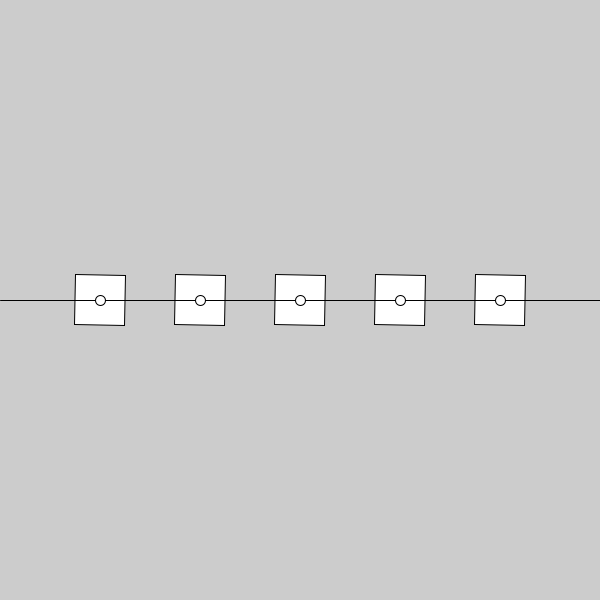
Frame 1 (no input)
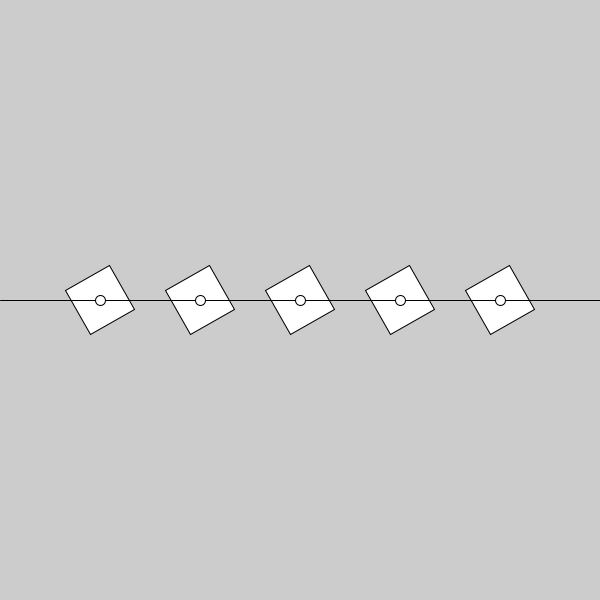
Frame 60 (the mouse pressed at the canvas centre just before this capture)
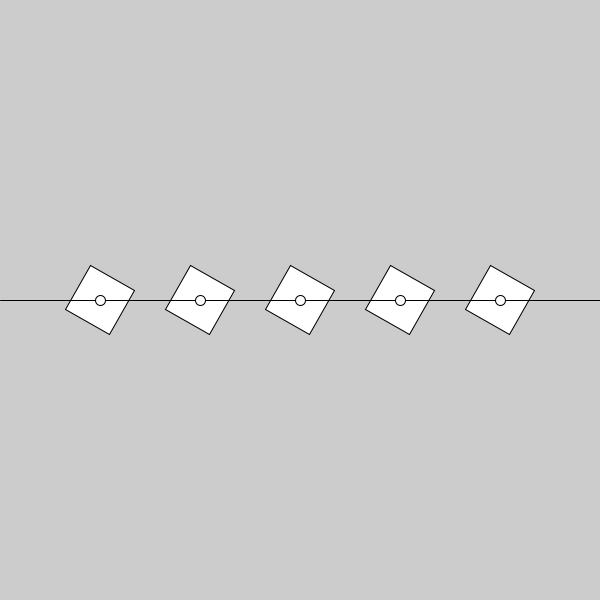
Frame 120 (the mouse held since frame 60 and released just before this capture)

The Processing sketch that drew these frames (run headless with seeded random() and noise(); from frame 60 on, the mouse is pressed at the canvas centre):

// Processing sketch: build
// ── build.pde
int r1 = 0;
int r2 = 0;
int r3 = 0;
int r4 = 0;
int r5 = 0;


void setup() {
    size(600, 600);
    rectMode(CENTER);
}

void draw() {
    background(#CCCCCC);

    pushMatrix();
        translate(100, height / 2);
        rotate(radians(++r1));
        rect(0, 0, 50, 50);
    popMatrix();

    pushMatrix();
        translate(200, height / 2);
        rotate(radians(++r2));
        rect(0, 0, 50, 50);
    popMatrix();

    pushMatrix();
        translate(300, height / 2);
        rotate(radians(++r3));
        rect(0, 0, 50, 50);
    popMatrix();

    pushMatrix();
        translate(400, height / 2);
        rotate(radians(++r4));
        rect(0, 0, 50, 50);
    popMatrix();

    pushMatrix();
        translate(500, height / 2);
        rotate(radians(++r5));
        rect(0, 0, 50, 50);
    popMatrix();

    line(0, height / 2, width, height / 2);

    ellipse(100, height / 2, 10, 10);
    ellipse(200, height / 2, 10, 10);
    ellipse(300, height / 2, 10, 10);
    ellipse(400, height / 2, 10, 10);
    ellipse(500, height / 2, 10, 10);

}
